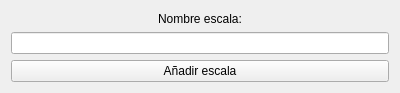
<?xml version="1.0" encoding="UTF-8"?>
<ui version="4.0">
 <class>EscalaManager</class>
 <widget class="QWidget" name="EscalaManager">
  <property name="geometry">
   <rect>
    <x>0</x>
    <y>0</y>
    <width>400</width>
    <height>93</height>
   </rect>
  </property>
  <property name="windowTitle">
   <string>Form</string>
  </property>
  <layout class="QVBoxLayout" name="verticalLayout">
   <item>
    <widget class="QLabel" name="escalalabel">
     <property name="text">
      <string>Nombre escala:</string>
     </property>
     <property name="alignment">
      <set>Qt::AlignCenter</set>
     </property>
    </widget>
   </item>
   <item>
    <widget class="QLineEdit" name="escalalineEdit"/>
   </item>
   <item>
    <widget class="QPushButton" name="escalaButton">
     <property name="text">
      <string>Añadir escala</string>
     </property>
    </widget>
   </item>
  </layout>
 </widget>
 <resources/>
 <connections/>
</ui>
